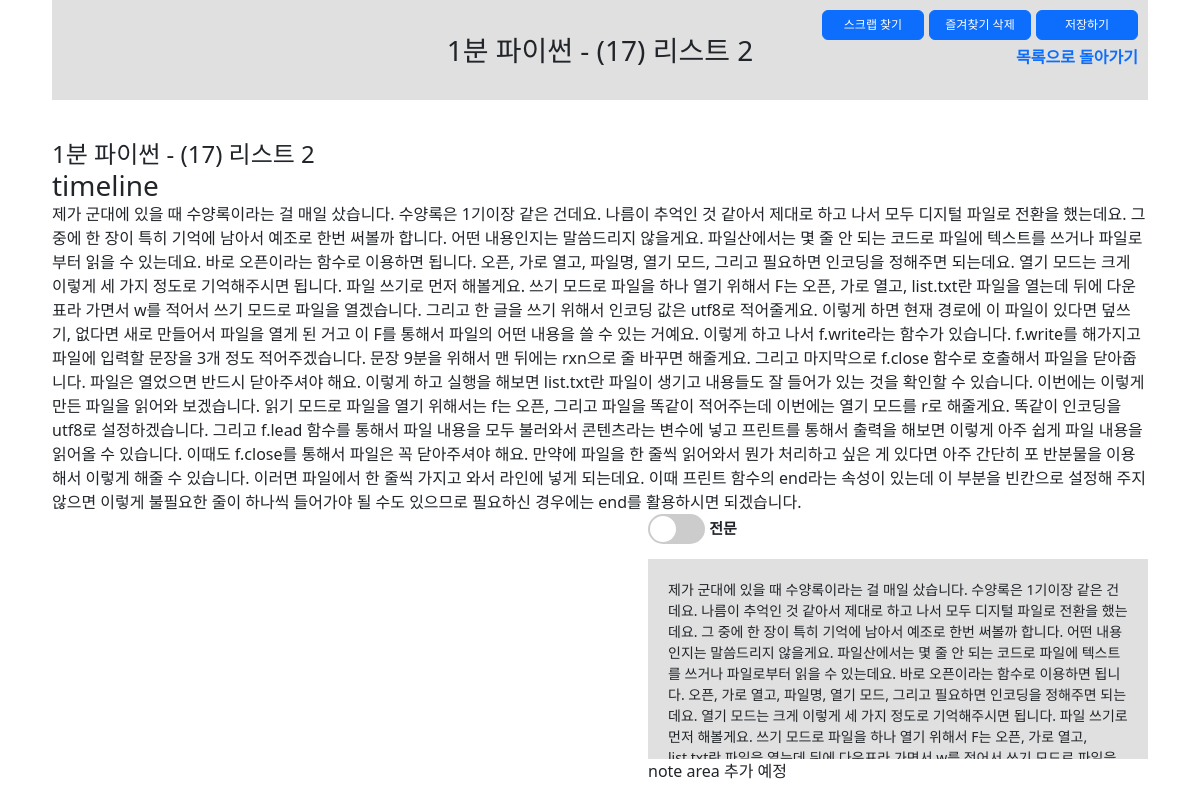
Page /15/ (signed in) on the committed database.
### boards/models.py (models this page shows, shortened)
class Board(models.Model):
    input_type_choices = [
        ('input_text', '텍스트 요약'),
        ('input_youtube', 'Youtube 영상 링크 입력'),
        ('input_video', '영상 파일 업로드')
    ]
    title = models.TextField(blank=True)
    input_type = models.TextField(choices=input_type_choices, null=True)
    input_text = models.TextField(blank=True, null=True)
    input_youtube = models.TextField(blank=True, null=True)
    input_video = models.FileField(upload_to='videos/', blank=True, null=True)
    total_text = models.TextField(blank=True, null=True)
    summary_text = models.TextField(blank=True, null=True)
    timeline_text = models.TextField(blank=True, null=True)
    note = models.TextField(blank=True, null=True)
    user_id = models.ForeignKey(CustomUser, on_delete=models.CASCADE)
    favorite = models.BooleanField(default=False)
    created_at = models.DateTimeField(auto_now_add=True)
    updated_at = models.DateTimeField(auto_now=True)

### boards/views.py (the view, shortened to what this page needs)
# urls.py: path('<int:pk>/', views.BoardDetailView.as_view(), name='board_detail'),
class BoardDetailView(LoginRequiredMixin, DetailView):
    model = Board
    template_name = 'boards/board_detail.html'
    form_class = BoardNoteForm  # BoardCreateForm
    def get_object(self, queryset=None):
        obj = get_object_or_404(Board, id=self.kwargs['pk'])
        if obj.user_id != self.request.user:
            raise HttpResponseForbidden("You are not allowed to view this summary.")
        return obj

### boards/templatetags/custom_filters.py (called while the page is built)
@register.filter
def add_timestamp_links(text):
    lines = text.split('\n')
    result = []
    for line in lines:
        parts = line.split(' ')
        new_parts = []
        for part in parts:
            if ':' in part and part.endswith(','):
                timestamp = part[:-1]
                link = '<a href="#" onclick="seekToTimestamp({});">{}</a>, '.format(timestamp, part)
                new_parts.append(link)
            else:
                new_parts.append(part)
        result.append(' '.join(new_parts))
    return mark_safe('\n'.join(result))

### templates/boards/board_detail.html (shortened to what this page needs)
{% extends 'base.html' %}
{% load static %}
{% block content %}
{% load custom_filters %}
<section class="board_detail {{ object.input_type }}">
    <div class="toparea">
        <h3 class="tit">{{ object.title }}</h3>
        <ul class="btnarea">
            {% if object.input_type != "input_text" %}
            <li><a href="#" class="btn btn-primary">스크랩 찾기</a></li>
            {% endif %}
            <li>
                <form method="post" id="fav_modify" action="{% url 'boards:modifiy_favorite' object.pk %}">
                    <button type="submit" form="fav_modify" class="btn btn-primary">
                        {% if object.favorite %} 즐겨찾기 삭제 {% else %} 즐겨찾기 추가 {% endif%}
                    </button>
                </form>
            </li>
            <li><a href="#" class="btn btn-primary">저장하기</a></li>
            <li class="goback"><a href="{% url 'boards:board_list' %}">목록으로 돌아가기</a></li>
        </ul>
    </div>
    <div class="detail_content">
    {% if object.input_type == "input_text" %}
    <div class="input_text">
        <h4 class="txt_tit">{{ object.title }} 에 작성된 텍스트의 전문/요약문입니다.</h4>
        <div id="wholeText" class="textSection">
            <div class="toggleBtn">
                <label class="switch">
                    <input type="checkbox" id="toggleText" />
                    <span class="slider round"></span>
                </label>
                <span class="opt total_text on">전문</span><span class="opt summary_text">요약문</span>
            </div>
            <div class="content on">{{ object.total_text|linebreaks }}</div>
            <div class="content ">{{ object.summary_text|linebreaks }}</div>
        </div>
        <div class="notearea">
            note area 추가 예정
        </div>
    </div>
    {% elif object.input_type == "input_youtube" %}
    <div class="videos">
        <h4>{{ object.title }}</h4>
        <div class="videoSection">
            <div id="timeline">
                <h3>timeline</h3>
                <p>{{ object.timeline_text|add_timestamp_links }}</p>
            </div>
        </div>
        <div class="textSection">
            <div class="txt">
                <div class="toggleBtn">
                    <label class="switch">
                        <span class="slider round"></span>
                    </label>
                    <span class="opt total_text on">전문</span><span class="opt summary_text">요약문</span>
                </div>
                <div class="content on">{{ object.total_text|linebreaks }}</div>
            </div>
            <div class="notearea">
                note area 추가 예정
            </div>
        </div>
    </div>
    {% endif %}
    </div>
</section>
{% endblock %}

### static/css/style.css (style rules this page uses)
html, body, h1, h2, h3, h4, h5, h6, dl, dt, dd, ol, ul, li, div, p, strong, span { margin: 0; padding: 0; list-style: none; }
html, body { position: relative; width: 100%; height: 100%; }
a { text-decoration: none; }
.board_detail { width: 100%; padding: 0 40px; }
.board_detail .toparea { position: relative; width: 100%; height: 100px; background-color: #E0E0E0; }
.board_detail .toparea h3.tit { line-height: 100px; text-align: center; }
.board_detail .toparea ul { position: absolute; top: 10px; right: 10px; }
.board_detail .toparea li { float: left; margin-left: 5px; }
.board_detail .toparea li.goback { clear: both; float: right; margin-top: 5px; font-weight: bold; }
.board_detail .toparea .btn { width: 102px; font-size: 12px; padding: 5px; }
.detail_content .switch { position: relative; display: inline-block; width: 57px; height: 30px; vertical-align:middle; }
.detail_content .textSection .toggleBtn { margin-bottom: 15px; }
.detail_content .toggleBtn .slider { position: absolute; cursor: pointer; top: 0; left: 0; right: 0; bottom: 0; background-color: #ccc; -webkit-transition: .4s; transition: .4s; }
.detail_content .toggleBtn .slider:before { position: absolute; content: ""; height: 26px; width: 26px; left: 2px; bottom: 2px; background-color: white; -webkit-transition: .4s; transition: .4s; }
.toggleBtn .slider.round { border-radius: 34px; }
.toggleBtn .slider.round:before { border-radius: 50%; }
.detail_content .toggleBtn .opt { margin: 0px; display: none; font-size:15px; font-weight:bold; visibility: hidden; }
.detail_content .toggleBtn .opt.on { visibility: visible; display: inline-block; }
.detail_content { position: relative; clear: both; float: none; width: 100%; padding: 40px 0 0 ; }
.detail_content .videoSection { float: left; }
.detail_content .textSection { float: right; width: 500px; height: 350px; }
.detail_content .textSection .content { display: none; overflow-y: scroll; height: 200px; padding: 20px; background-color: #E0E0E0; font-size: 14px; }
.detail_content .textSection .content.on { display: block; }

### rows in the picture
Board: title "1분 파이썬 - (17) 리스트 2", timeline_text|add_timestamp_links "제가 군대에 있을 때 수양록이라는 걸 매일 샀습니다. 수양록은 1기이장 같은 건데요. 나름이 추억인 것 같아서 제대로 하고 나서 모두 디지털 파일로 전환을 했는데요. 그 중에 한 장이 특히 기억에 남아서 예조로 한번 써볼까 합니다. 어떤 내용인지는 말씀드리지 않을게요. 파일산에서는 몇 줄 안 되는 코드로 파일에 텍스트를 쓰거나 파일로부터 읽을 수 있는데요. 바로 오픈이라는 함수로 이용하면 됩니다. 오픈, 가로 열고, 파일명, 열기 모드, 그리고 필요하면 인코딩을 정해주면 되는데요. 열기 모드는 크게 이렇게 세 가지 정도로 기억해주시면 됩니다. 파일 쓰기로 먼저 해볼게요. 쓰기 모드로 파일을 하나 열기 위해서 F는 오픈, 가로 열고, list.txt란 파일을 열는데 뒤에 다운표라 가면서 w를 적어서 쓰기 모드로 파일을 열겠습니다. 그리고 한 글을 쓰기 위해서 인코딩 값은 utf8로 적어줄게요. 이렇게 하면 현재 경로에 이 파일이 있다면 덮쓰기, 없다면 새로 만들어서 파일을 열게 된 거고 이 F를 통해서 파일의 어떤 내용을 쓸 수 있는 거예요. 이렇게 하고 나서 f.write라는 함수가 있습니다. f.write를 해가지고 파일에 입력할 문장을 3개 정도 적어주겠습니다. 문장 9분을 위해서 맨 뒤에는 rxn으로 줄 바꾸면 해줄게요. 그리고 마지막으로 f.close 함수로 호출해서 파일을 닫아줍니다. 파일은 열었으면 반드시 닫아주셔야…", total_text "제가 군대에 있을 때 수양록이라는 걸 매일 샀습니다. 수양록은 1기이장 같은 건데요. 나름이 추억인 것 같아서 제대로 하고 나서 모두 디지털 파일로 전환을 했는데요. 그 중에 한 장이 특히 기억에 남아서 예조로 한번 써볼까 합니다. 어떤 내용인지는 말씀드리지 않을게요. 파일산에서는 몇 줄 안 되는 코드로 파일에 텍스트를 쓰거나 파일로부터 읽을 수 있는데요. 바로 오픈이라는 함수로 이용하면 됩니다. 오픈, 가로 열고, 파일명, 열기 모드, 그리고 필요하면 인코딩을 정해주면 되는데요. 열기 모드는 크게 이렇게 세 가지 정도로 기억해주시면 됩니다. 파일 쓰기로 먼저 해볼게요. 쓰기 모드로 파일을 하나 열기 위해서 F는 오픈, 가로 열고,…"
